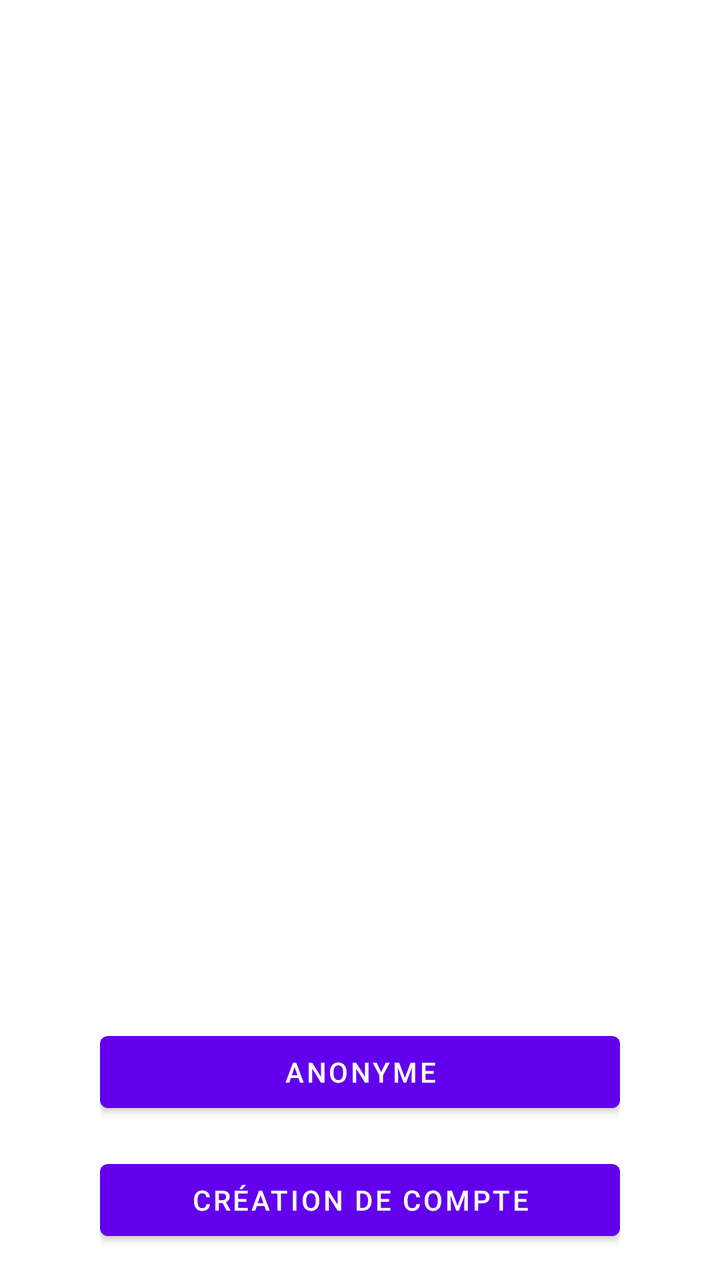
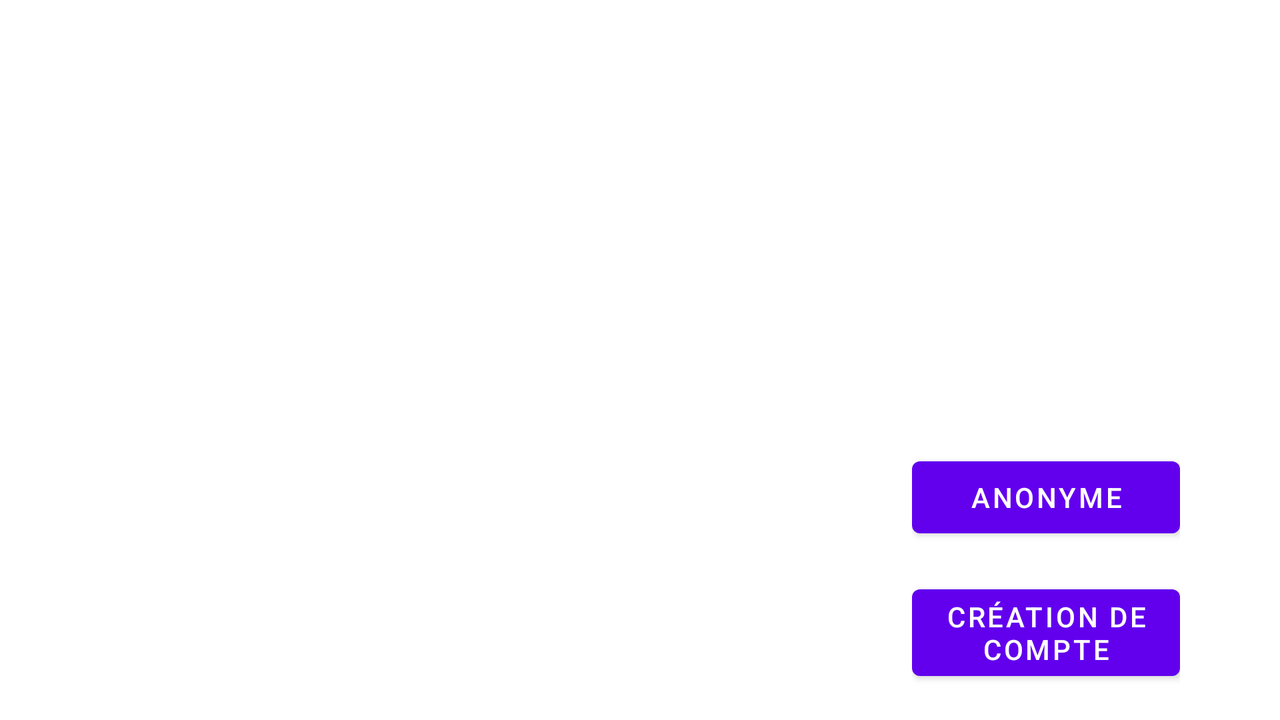

Compare how this app lays out the same screen by default and in its alternative resource folder. The renders come first, then the two layout files and the values they reference.
<!-- AndroidManifest.xml: application theme Theme.LegendalcarminavEDL -->
<!-- res/layout/activity_main.xml -->
<?xml version="2.0" encoding="utf-8"?>
<LinearLayout xmlns:android="http://schemas.android.com/apk/res/android"
    xmlns:app="http://schemas.android.com/apk/res-auto"
    xmlns:tools="http://schemas.android.com/tools"
    android:layout_width="match_parent"
    android:layout_height="match_parent"
    android:orientation="vertical"
    tools:context=".MainActivity">

    <ListView
        android:id="@+id/listUser"
        android:layout_width="match_parent"
        android:layout_height="wrap_content"/>

    <androidx.constraintlayout.widget.ConstraintLayout
        android:layout_width="match_parent"
        android:layout_height="match_parent"
        android:orientation="vertical"
        android:paddingHorizontal="50dp">

        <Button
            android:layout_width="match_parent"
            android:layout_height="wrap_content"
            android:layout_gravity="center"
            android:layout_marginBottom="16dp"
            android:text="Anonyme"
            app:layout_constraintBottom_toTopOf="@+id/button"
            tools:layout_editor_absoluteX="50dp" />

        <Button
            android:id="@+id/button"
            android:layout_width="match_parent"
            android:layout_height="wrap_content"
            android:layout_gravity="center"
            android:layout_marginBottom="16dp"
            android:text="Création de compte"
            app:layout_constraintBottom_toBottomOf="parent"
            tools:layout_editor_absoluteX="50dp" />

    </androidx.constraintlayout.widget.ConstraintLayout>
</LinearLayout>
<!-- resources referenced by this layout -->
<resources>
  <style name="Theme.LegendalcarminavEDL" parent="Theme.MaterialComponents.DayNight.DarkActionBar">
          
          <item name="colorPrimary">@color/purple_500</item>
          <item name="colorPrimaryVariant">@color/purple_700</item>
          <item name="colorOnPrimary">@color/white</item>
          
          <item name="colorSecondary">@color/teal_200</item>
          <item name="colorSecondaryVariant">@color/teal_700</item>
          <item name="colorOnSecondary">@color/black</item>
          
          <item name="android:statusBarColor" tools:targetApi="l">?attr/colorPrimaryVariant</item>
          
      </style>
</resources>
<!-- res/layout-land/activity_main.xml (the repository's variant of the layout above) -->
<!-- drawn on the phone turned sideways -->
<?xml version="1.0" encoding="utf-8"?>
<LinearLayout
    xmlns:android="http://schemas.android.com/apk/res/android"
    xmlns:app="http://schemas.android.com/apk/res-auto"
    xmlns:tools="http://schemas.android.com/tools"
    android:layout_width="match_parent"
    android:layout_height="match_parent"
    android:orientation="horizontal">


    <ListView
        android:id="@+id/listUser"
        android:layout_width="172dp"
        android:layout_height="wrap_content"
        android:layout_weight="1" />


    <androidx.constraintlayout.widget.ConstraintLayout
        android:layout_width="0dp"
        android:layout_weight="1"
        android:layout_height="match_parent"
        android:orientation="vertical"
        android:paddingHorizontal="50dp">

    <Button
        android:layout_width="match_parent"
        android:layout_height="wrap_content"
        android:layout_gravity="center"
        android:layout_marginBottom="16dp"
        android:text="Anonyme"
        app:layout_constraintBottom_toTopOf="@+id/btn_creationCompte"
        tools:layout_editor_absoluteX="50dp" />

    <Button
        android:id="@+id/btn_creationCompte"
        android:layout_width="match_parent"
        android:layout_height="wrap_content"
        android:layout_gravity="center"
        android:layout_marginBottom="16dp"
        android:text="Création de compte"
        app:layout_constraintBottom_toBottomOf="parent"
        tools:layout_editor_absoluteX="50dp" />

    </androidx.constraintlayout.widget.ConstraintLayout>

</LinearLayout>
